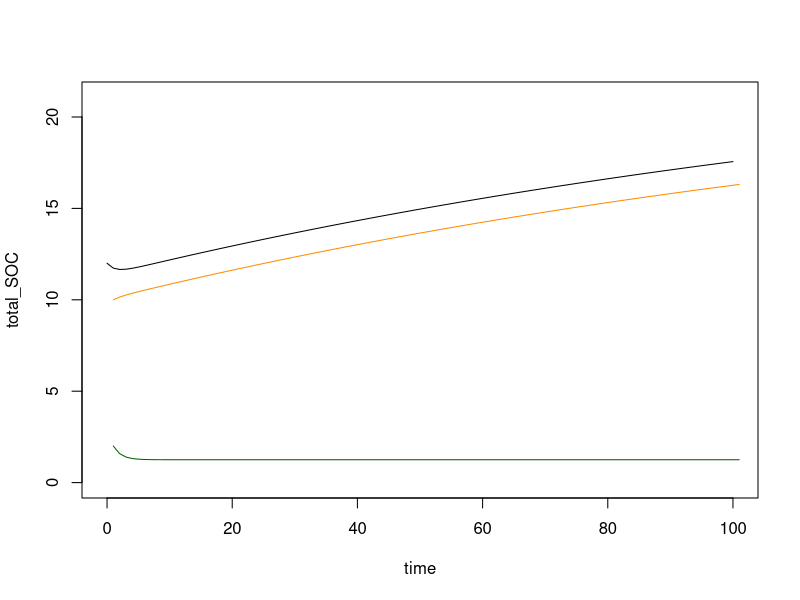

Generate this figure with R:
## ---- chunk 1
knitr::opts_chunk$set(echo = FALSE)
## ---- chunk 2
library(deSolve)
## ---- chunk 3
##function (differential form)
ODEfun <- function(time=seq(1:times_range), state=state, parms=parms) {
  with(as.list(c(state, parms)), {
    .Y=I-ky*r*Y
    .O=h*ky*r*Y-ko*r*O
    return(list(c(.Y, .O)))
  })
}
## ---- chunk 4
init=c(Y=2, O=10)
## ---- chunk 5
parameters=c(ky=0.8, ko=0.0065, h=0.15, r=1, I=1)
## ---- chunk 6
time_vector=seq(0,100)
## ---- chunk 7
simulation <- ode(y = init, time = time_vector, func = ODEfun, parms = parameters)
total_SOC=simulation[,2]+simulation[,3]
## ---- chunk 8
total_SOC=simulation[,2]+simulation[,3]
## ---- chunk 9
plot(simulation[,1], total_SOC,  type="l", ylim=c(0, max(total_SOC)*1.2), xlab="time")
lines(simulation[,2], col="darkgreen")
lines(simulation[,3], col="darkorange")
